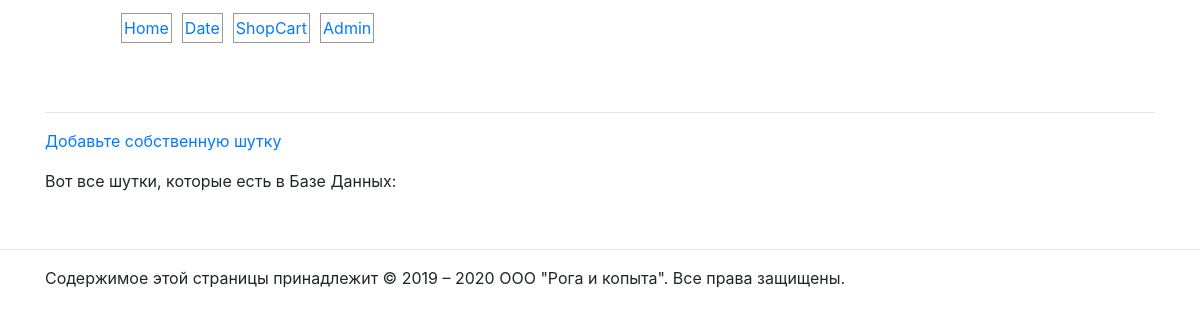
/addjoke/index.php, run on an earlier commit of the app's database.
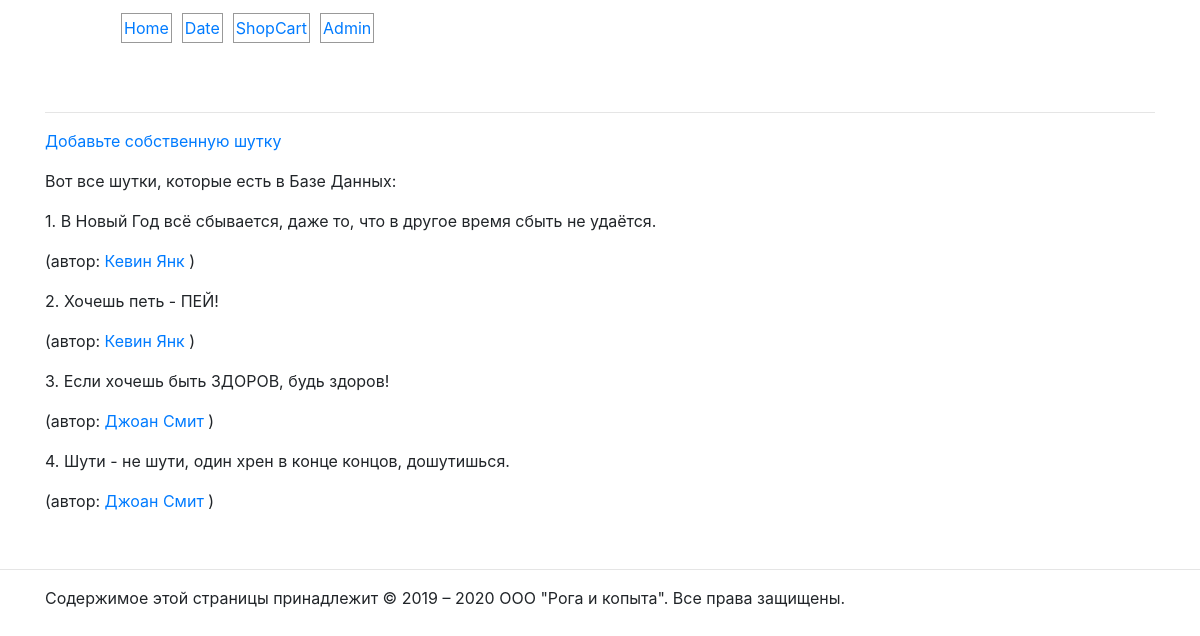
And on a later commit of the database.
### tables this page shows
CREATE TABLE `jokes` (
  `id` int NOT NULL,
  `joketext` text,
  `jokedate` date NOT NULL,
  `author_id` int NOT NULL,
  `visible` enum('NO','YES') NOT NULL
);

### addjoke/index.php (called while the page is built, shortened)
<?php
    include $_SERVER['DOCUMENT_ROOT'] . '/includes/db.inc.php';
    try{
        $sql = "SELECT id, joketext, author_name, author_email
                FROM jokes INNER JOIN author
                ON jokes.author_id = author.author_id
                WHERE visible = 'YES'";
        $result = $pdo->query($sql);
    }catch (PDOException $e){
        $error = 'Ошибка при извлечении шуток<br>' . $e->getMessage();
        include 'error.html.php';
        exit();
    }
    while ($row = $result->fetch()){
        $jokes[] = array(
            'id' => $row['id'],
            'text' => $row['joketext'],
            'auth_name' => $row['author_name'],
            'auth_email' => $row['author_email']);
    }
    include 'jokes.html.php';

### includes/helpers.inc.php (the view)
<?php
function html($text){
    return htmlspecialchars($text, ENT_QUOTES, 'UTF-8');
}
function htmlout($text){
    echo html($text);
}
function markdown2html($text){
    $text = htmlout($text);
    $text = preg_replace('/__(.+?)__/s', '<em>$1</em>', $text);
    $text = preg_replace('/\*\*(.+?)\*\*/s', '<em>$1</em>', $text);
    $text = preg_replace('/_(.+?)_/s', '<em>$1</em>', $text);
    $text = preg_replace('/\*(.+?)\*/s', '<em>$1</em>', $text);
    $text = preg_replace('/\n\r/', "\n", $text);
    $text = preg_replace('/n\r/', "\n", $text);
    $text = '<p>' . preg_replace('/\n\n/', '<p></p>', $text) . '</p>';
    $text = preg_replace('/\n/', '<br>', $text);
    $text = preg_replace('/\[([^\]]+)]\(([-a-z0-9._~:\/?#@!$&`()*+,;=%]+)\)/i',
            '<a href="$2">$1</a>', $text);
    return $text;
}
function markdownout($text){
    echo markdown2html($text);
}

### addjoke/jokes.html.php (shortened to what this page needs)
<?php include_once $_SERVER['DOCUMENT_ROOT'] . '/includes/helpers.inc.php'; ?>
<!doctype html>
<html lang="ru">
    <head>
        <?php
        include $_SERVER['DOCUMENT_ROOT'] . '/assets/head.html.php';
        ?>
    </head>
    <body>
        <main class="container">
            <div class="row">
                <div class="col-md-12">
                    <div class="main">
                        <?php include $_SERVER['DOCUMENT_ROOT'] . '/assets/nav.html.php';?>
                        <p><a href="?addjoke">Добавьте собственную шутку</a></p>
                        <p>Вот все шутки, которые есть в Базе Данных:</p>
                        <?php foreach($jokes as $i => $joke): ?>
                            <form action="?delete_joke" method="post">
                                <blockquote>
                                    <p>
                                        <?php
                                            echo ++$i . '. ';
                                        ?>
                                        (автор: <a href="mailto:<?php htmlout($joke['auth_email'])?>">
                                        </a>)
                                        <br>
                                    </p>
                                </blockquote>
                            </form>
                        <?php endforeach; ?>
                    </div>
                </div>
            </div>
        </main>
        <br><hr>
        <footer>
            <?php include $_SERVER['DOCUMENT_ROOT'] . '/assets/footer.html.php'; ?>
        </footer>
    </body>
</html>

### assets/head.html.php (shortened to what this page needs)
<link rel="stylesheet" href="https://stackpath.bootstrapcdn.com/bootstrap/4.1.1/css/bootstrap.min.css" >
<link rel="stylesheet" href="<?php echo $_SERVER['DOCUMENT_ROOT']; ?>/assets/main.css">

### assets/nav.html.php (shortened to what this page needs)
<header class="container">
    <div class="row">
        <div class="col-md-12">
            <div class="header">
                <nav class="navbar">
                    <ul>
                        <li><a href="<?php $_SERVER['DOCUMENT_ROOT'] ?>/addjoke/index.php">Home</a></li>
                        <li><a href="<?php $_SERVER['DOCUMENT_ROOT'] ?>/date/today.php">Date</a></li>
                        <li><a href="<?php $_SERVER['DOCUMENT_ROOT'] ?>/shopcart/index.php">ShopCart</a></li>
                        <li><a href="<?php $_SERVER['DOCUMENT_ROOT'] ?>/admin/index.php">Admin</a></li>
                    </ul>
                </nav>
            </div>
        </div>
    </div>
</header>
<br><hr>

### assets/footer.html.php
<div class="container">
    <div class="row">
        <div class="col-md-12">
            <div class="footer">
                Содержимое этой страницы принадлежит &copy; 2019 &ndash;
                <?php echo date('Y'); ?>
                ООО "Рога и копыта". Все права защищены.
            </div>
        </div>
    </div>
</div>

### assets/nav.html.php (style rules this page uses)
nav > ul { list-style-type: none; float: none; }
nav > ul > li { float: left; margin: 5px; padding: 2px; border: 1px solid #999; }

What changed in the data, as far as the page shows it:
now on this page (row edited): jokes: joketext "В Новый Год всё сбывается, даже то, что в другое время сбыть не удаётся. Кевин Янк"
added jokes: joketext "Хочешь петь - ПЕЙ! Кевин Янк"
added jokes: joketext "Если хочешь быть ЗДОРОВ, будь здоров! Джоан Смит"
now on this page (row edited): jokes: joketext "Шути - не шути, один хрен в конце концов, дошутишься. Джоан Смит"
